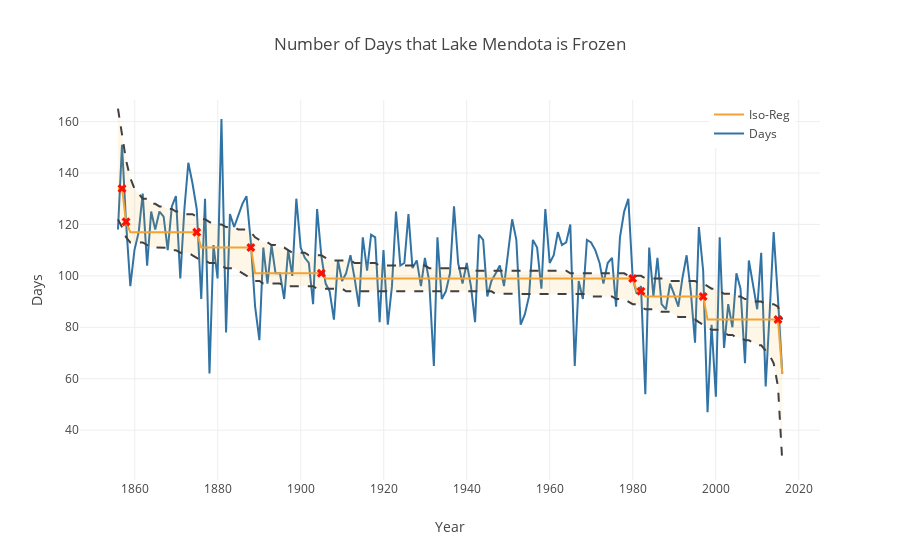

Write notebook code for a chart like this one.
### Code cell
iso_trace = go.Scatter(x=mendota['CLOSED'], y=isot, name="Iso-Reg", line=dict(color="rgb(242,162,53)"))
iso_stair = go.Scatter(x=mendota['CLOSED'].loc[stairs], 
                       y=isot[stairs], 
                       mode='markers', 
                       marker = dict(size = 8, color="Red", symbol=204), 
                       showlegend=False, hoverinfo="none")
trace_low = go.Scatter(x=mendota['CLOSED'], y=fitted_low[::-1], showlegend=False, hoverinfo="none", 
                       line=dict(dash="dash", color="rgb(64,64,64)"))
trace_high = go.Scatter(x=mendota['CLOSED'], y=fitted_high[::-1], showlegend=False, hoverinfo="none", 
                        fill="tonextx",
                        fillcolor='rgba(242,162,22,0.1)',
                        line=dict(dash="dash", color="rgb(64,64,64)"))


data = [frozen_days, iso_trace, iso_stair, trace_low, trace_high]
fig = go.Figure(data=data, layout=layout)
plotly.offline.iplot(fig)

### Figure 1 — Plotly figure (JSON) as saved in the notebook; plotly's stock layout.template omitted (floating-point values rounded to 4 significant figures; data arrays with more than 128 entries replaced by an {"elided": "..."} marker saying what was removed)
{"data": [{"line": {"color": "rgb(49,115,164)"}, "name": "Days", "type": "scatter", "x": {"elided": "161 str values"}, "y": {"elided": "161 int values"}}, {"line": {"color": "rgb(242,162,53)"}, "name": "Iso-Reg", "type": "scatter", "x": {"elided": "161 str values"}, "y": {"elided": "161 int values"}}, {"hoverinfo": "none", "marker": {"color": "Red", "size": 8, "symbol": 204}, "mode": "markers", "showlegend": false, "type": "scatter", "x": ["1856-12-06", "1857-11-25", "1874-12-10", "1887-12-24", "1904-12-14", "1979-12-29", "1981-12-28", "1996-12-20", "2015-01-02"], "y": [134, 121, 117, 111, 101, 99, 94, 92, 83]}, {"hoverinfo": "none", "line": {"color": "rgb(64,64,64)", "dash": "dash"}, "showlegend": false, "type": "scatter", "x": {"elided": "161 str values"}, "y": {"elided": "161 float values"}}, {"fill": "tonextx", "fillcolor": "rgba(242,162,22,0.1)", "hoverinfo": "none", "line": {"color": "rgb(64,64,64)", "dash": "dash"}, "showlegend": false, "type": "scatter", "x": {"elided": "161 str values"}, "y": {"elided": "161 float values"}}], "layout": {"legend": {"x": "0.85"}, "title": "Number of Days that Lake Mendota is Frozen", "xaxis": {"title": "Year"}, "yaxis": {"title": "Days"}}}
